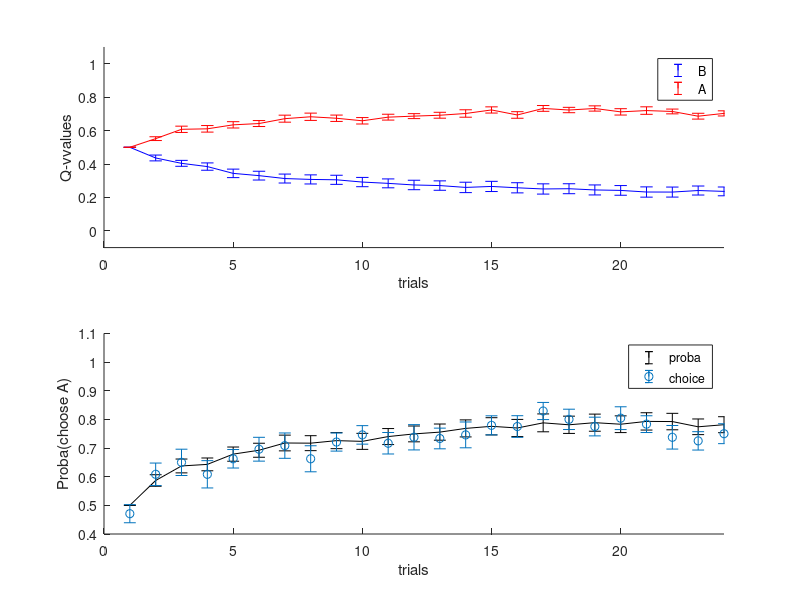

The MATLAB script that drew this image:
clear all
close all

%-------------------------------------------------------------------------%
%    SIMULATION OF THE SIMPLE Q-LEARNING MODEL FOR INSTRUMENTAL CONDITIONING
%
%-------------------------------------------------------------------------%

rng('shuffle')
%% -------------------------- INPUTS  -------------------------------------

% NUMBER OF TRIALS
ntrials = 24;
nsess   = 12;
nsub    = 20;


%% ------------------------- PRE_ALLOCATE --------------------------------
Qfull  = nan(ntrials+1, 2,nsub);
PAfull  = nan(ntrials, nsub);
chfull  = nan(ntrials, nsub);

%%
for ksub = 1:nsub
    
    alpha       = rand();
    inv_temp    = 10*rand();
    
    % initialise value and prediction error vectors to store the data
    Qt  = nan(ntrials+1, 2,nsess);
    PE  = nan(ntrials, nsess);
    ch  = nan(ntrials, nsess);
    PA  = nan(ntrials, nsess);
    r   = nan(ntrials, nsess);
    
    for ksess = 1:nsess
        
        %% INITIAL VALUE
        Q0  = [0.5 0.5]; % initial value
        
        %% ------------------------- TASK -----------------------------------
        % Reward history
        O = double([rand(ntrials,1)<0.2, rand(ntrials,1)<0.8]);
        
        % initialise outcome vector
        Qt(1,:,ksess)  = Q0;
        
        % value simulation
        for t = 1:ntrials
            
            PA(t,ksess)   = 1./(1+exp(-inv_temp.*(Qt(t,2,ksess)-Qt(t,1,ksess))));
            ch(t,ksess)   = 1 + (double(rand()<PA(t,ksess)));
            
            % outcome
            r(t,ksess) = O(t,ch(t,ksess));
            
            % compute prediction error
            PE(t,ksess) = r(t,ksess) - Qt(t,ch(t,ksess),ksess);
            
            % update value
            Qt(t+1,ch(t,ksess),ksess) = Qt(t,ch(t,ksess),ksess) + alpha.*PE(t,ksess);
            Qt(t+1,3-ch(t,ksess),ksess) = Qt(t,3-ch(t,ksess),ksess);
            
        end
    end
    
    alphaSim    = alpha;
    betaSim     = inv_temp;
    save(strcat('sim_data_sub',num2str(ksub)),'ch','r','nsess','alphaSim','betaSim')
    
    % for figure
    Qfull(:,:,ksub) = squeeze(mean(Qt,3));
    chfull(:,ksub)  = mean(ch,2);
    PAfull(:,ksub)  = mean(PA,2);
end
% %% ------------------------- PLOTS  ---------------------------------------
figure

% display the simulation results for predicted value
subplot(2, 1, 1)
hold on
errorbar(squeeze(mean(Qfull(:,1,:),3)),squeeze(std(Qfull(:,1,:),0,3))./sqrt(nsub), '-b');
errorbar(squeeze(mean(Qfull(:,2,:),3)),squeeze(std(Qfull(:,2,:),0,3))./sqrt(nsub), '-r');
xlim([0, ntrials]);
ylim([-0.1, 1.1]);
xlabel('trials');
ylabel('Q-vvalues');
legend('B','A');

% display the simulation results for prediction error
subplot(2, 1, 2);
hold on
errorbar(mean(PAfull,2),std(PAfull,0,2)./sqrt(nsub), '-k');
errorbar(mean(chfull-1,2),std((chfull-1),0,2)/sqrt(nsub), 'o');
xlim([0, ntrials]);
ylim([0.4, 1.1]);
xlabel('trials');
ylabel('Proba(choose A)');
legend('proba','choice');
